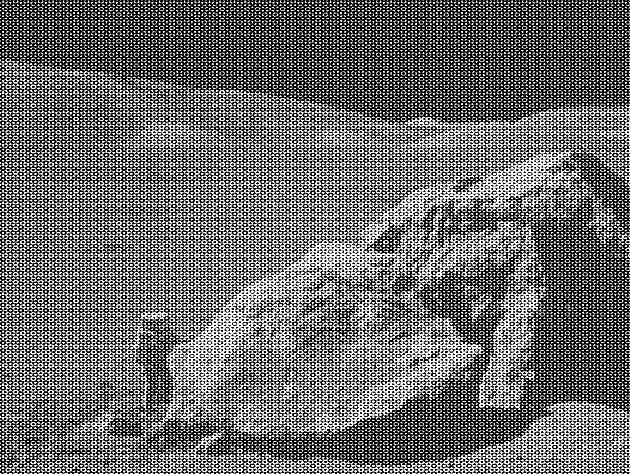
#> input picture moonlanding.png, 630 x 474 px
$ jupyter execute --allow-errors 09ex_Algorithms.ipynb
#> lines starting #> are read from the running program, lines starting #| are printed output that depends on the picture
1\. **Maximum wind speed prediction at the Sprogø station**

The exercise goal is to predict the maximum wind speed occurring every 50 years even if no measure exists for such a period. The available data are only measured over 21 years at the Sprogø meteorological station located in Denmark.

The annual maxima are supposed to fit a normal probability density function. However such function is not going to be estimated because it gives a probability from a wind speed maxima. Finding the maximum wind speed occurring every 50 years requires the opposite approach, the result needs to be found from a defined probability. That is the quantile function role and the exercise goal will be to find it. In the current model, it is supposed that the maximum wind speed occurring every 50 years is defined as the upper 2% quantile.

By definition, the quantile function is the inverse of the cumulative distribution function. The latter describes the probability distribution of an annual maxima. In the exercise, the cumulative probability $p_i$ for a given year i is defined as $p_i = i/(N+1)$ with $N = 21$, the number of measured years. Thus it will be possible to calculate the cumulative probability of every measured wind speed maxima. From those experimental points, the scipy.interpolate module will be very useful for fitting the quantile function. Finally the 50 years maxima is going to be evaluated from the cumulative probability of the 2% quantile.

Practically, load the dataset:

```python
import numpy as np
max_speeds = np.load('max-speeds.npy')
years_nb = max_speeds.shape[0]
```

Compute then the cumulative probability $p_i$ (`cprob`) and sort the maximum speeds from the data. Use then the  UnivariateSpline from scipy.interpolate to define a quantile function and thus estimate the probabilities.

In the current model, the maximum wind speed occurring every 50 years is defined as the upper 2% quantile. As a result, the cumulative probability value will be:

```python
fifty_prob = 1. - 0.02
```

So the storm wind speed occurring every 50 years can be guessed as:

``` python
fifty_wind = quantile_func(fifty_prob)
```

[cell 1]
import numpy as np
from scipy.interpolate import UnivariateSpline

#> (the rest of this cell did not finish here and is left out)

2\. **Curve fitting of temperature in Alaska**

The temperature extremes in Alaska for each month, starting in January, are given by (in degrees Celcius):

max:  17,  19,  21,  28,  33,  38, 37,  37,  31,  23,  19,  18

min: -62, -59, -56, -46, -32, -18, -9, -13, -25, -46, -52, -58

* Plot these temperature extremes.
* Define a function that can describe min and max temperatures.
* Fit this function to the data with scipy.optimize.curve_fit().
* Plot the result. Is the fit reasonable? If not, why?
* Is the time offset for min and max temperatures the same within the fit accuracy?

[cell 2]
import matplotlib.pyplot as plt
from scipy import stats
from scipy.optimize import curve_fit

def gauss(x, A, mu, sigma, c):
    return c + A*np.exp(-(x-mu)**2/(2.*sigma**2))

max_T = [17, 19, 21, 28, 33, 38, 37, 37, 31, 23, 19, 18]
min_T = [-62, -59, -56, -46, -32, -18, -9, -13, -25, -46, -52, -58]

month = np.arange(len(max_T))
x = np.linspace(0,len(max_T),1000)

plt.scatter(month, max_T)
plt.scatter(month, min_T)

coeff, var_matrix = curve_fit(gauss, month, max_T)
plt.plot(x, gauss(x,coeff[0],coeff[1],coeff[2], coeff[3]))


coeff, var_matrix = curve_fit(gauss, month, min_T, p0 = [30,10,4,-60])
plt.plot(x, gauss(x,coeff[0],coeff[1],coeff[2], coeff[3]))
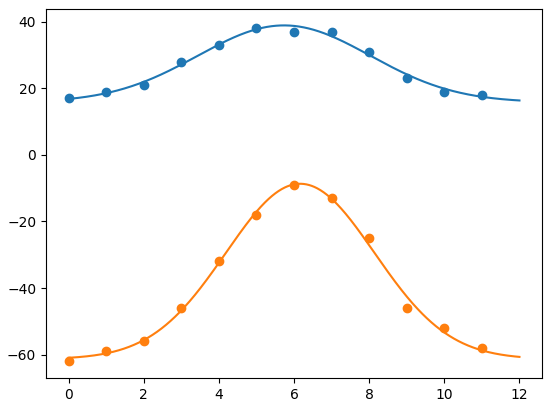
#> figure drawn by matplotlib, 1 panel; curve peaks at x = 5.74, y = 38.87; curve peaks at x = 6.16, y = -8.67

3\. **2D minimization of a six-hump camelback function**

$$
f(x,y) = \left(4-2.1x^2+\frac{x^4}{3} \right) x^2 +xy + (4y^2 -4)y^2
$$

has multiple global and local minima. Find the global minima of this function.

Hints:

* Variables can be restricted to $-2 < x < 2$ and $-1 < y < 1$.
* Use numpy.meshgrid() and pylab.imshow() to find visually the regions.
* Use scipy.optimize.minimize(), optionally trying out several of its methods.

How many global minima are there, and what is the function value at those points? What happens for an initial guess of $(x, y) = (0, 0)$ ?

[cell 3]
from scipy.optimize import minimize
import matplotlib.pyplot as plt
from mpl_toolkits.mplot3d import axes3d
from matplotlib.colors import Normalize

def camelback(var):
    x,y = var
    return (4-2.1*x*x+x**4/3)*x**2+x*y+(4*y**2-4)*y**2

X = np.linspace(-2,2,1000)
Y = np.linspace(-1,1,1000)
var = np.meshgrid(X,Y)
Z = camelback(var)

m = minimize(camelback, [-0.0,-0.])

print(m.x)
print(m.fun)
print(m.success)
print(m.message)

plt.contourf(X, Y, Z, cmap='viridis')
plt.colorbar()

plt.scatter(m.x[0],m.x[1], color = "orange")
plt.show()
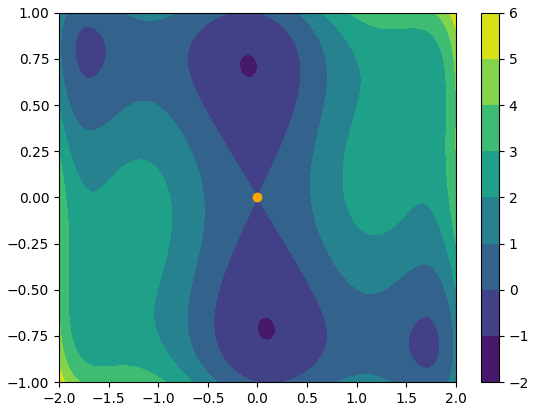
#> figure drawn by matplotlib, 2 panels

4\. **FFT of a simple dataset**

Performe a periodicity analysis on the lynxs-hares population

[cell 4]
from scipy import fftpack
import pandas as pd

#> (the rest of this cell did not finish here and is left out)

5\. **FFT of an image**

* Examine the provided image `moonlanding.png`, which is heavily contaminated with periodic noise. In this exercise, we aim to clean up the noise using the Fast Fourier Transform.
* Load the image using pylab.imread().
* Find and use the 2-D FFT function in scipy.fftpack, and plot the spectrum (Fourier transform of) the image. Do you have any trouble visualising the spectrum? If so, why?
* The spectrum consists of high and low frequency components. The noise is contained in the high-frequency part of the spectrum, so set some of those components to zero (use array slicing).
* Apply the inverse Fourier transform to see the resulting image.

[cell 5]
import pylab

im = pylab.imread("moonlanding.png")
#> im is the input picture: shape (474, 630) float32; min 0, max 1, mean 0.424
plt.imshow(im)

plt.show()
im_t = fftpack.fft2(im)

t = 3800
mask = abs(im_t) <= t
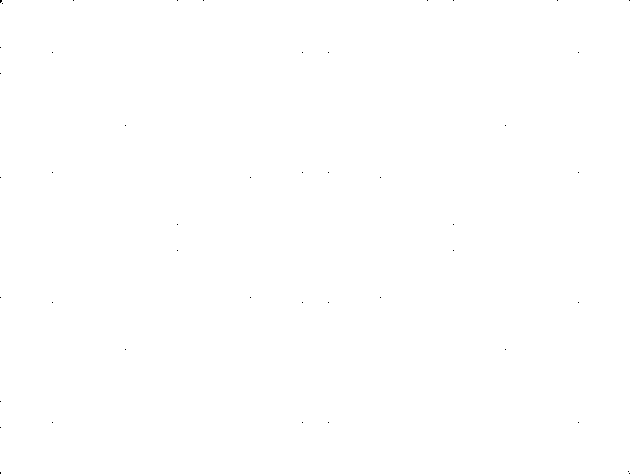
#> mask: shape (474, 630) bool; 100% white; black in thin lines or dots
im_t_slice = im_t*mask
print(im_t.max())
#| (126598.46-0j)

im_fin = fftpack.ifft2(im_t_slice)

plt.imshow(abs(im_fin))
plt.show()
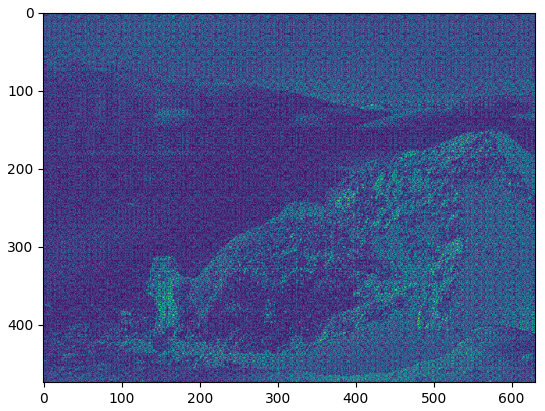
#> figure drawn by matplotlib, 1 panel
